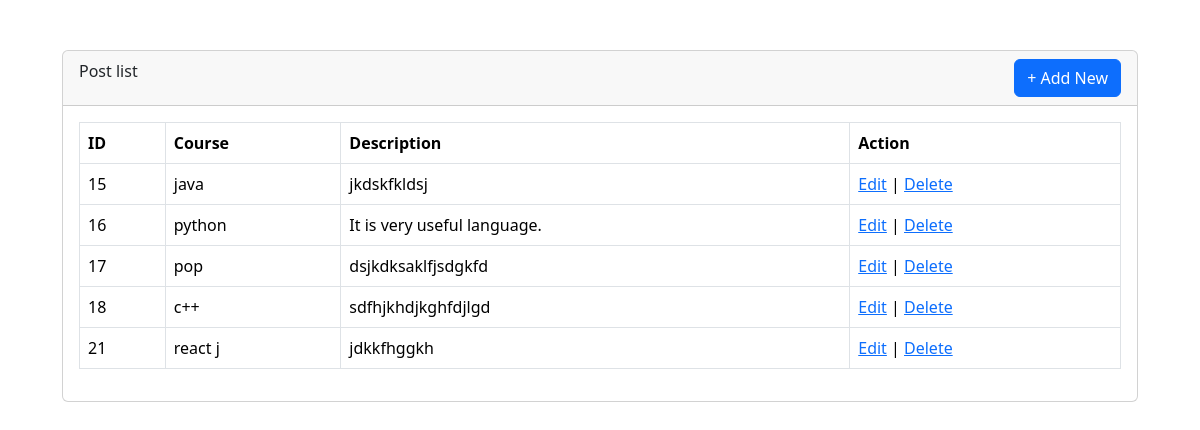
The page / on the database its author committed.
### tables this page shows
CREATE TABLE `post` (
  `id` int(11) NOT NULL,
  `title` varchar(100) NOT NULL,
  `description` text NOT NULL
);

### index.php (the view, shortened to what this page needs)
<?php
require "connect.php";
?>
<!DOCTYPE html>
<html lang="en">
<head>
    <link href="https://cdn.jsdelivr.net/npm/bootstrap@5.3.3/dist/css/bootstrap.min.css" rel="stylesheet">
</head>
<body>
    <div class="container">
        <div class="row">
            <div class="col-md-12">
                <div class="card">
                    <div class="card-header">
                        <div class="row">
                            <div class="col-md-6">
                            <div class="card-title">Post list</div>
                            </div>
                            <div class="col-md-6 d-flex justify-content-end">
                            <a href="postcreate.php" class="btn btn-primary ">+ Add New</a>
                            </div>
                        </div>
                    </div>
                    <div class="card-body">
                    <table class="table table-bordered">
                    <thead>
                        <tr>
                            <th>ID</th>
                            <th>Course</th>
                            <th>Description</th>
                            <th>Action</th>
                        </tr>
                    </thead>
                    <tbody>
                        <?php
                            $query="SELECT * FROM post";
                            $result=mysqli_query($db,$query);
                            foreach($result as $row)
                            {
                        ?>
                        <tr>
                            <td><?php echo $row['id']; ?></td>
                            <td><?php echo $row['title']; ?></td>
                            <td><?php echo $row['description']; ?> </td>
                            <td>
                                <a href="postedit.php?postId=<?php echo $row['id']; ?>">Edit</a> |
                                <a href="index.php?postId=<?php echo $row['id']; ?>" onclick="return confirm('Are you sure you want to delete?')">Delete</a>
                            </td>
                        </tr>
                        <?php
                    }
                    ?>
                    </tbody>
                </table>
                    </div>
                </div>
            </div>
        </div>
    </div>
</body>
</html>

### index.php (style rules this page uses)
body { padding:50px; }

### rows shown on the page
post: id "15", title "java", description "jkdskfkldsj"
post: id "16", title "python", description "It is very useful language."
post: id "17", title "pop", description "dsjkdksaklfjsdgkfd"
post: id "18", title "c++", description "sdfhjkhdjkghfdjlgd"
post: id "21", title "react j", description "jdkkfhggkh"
